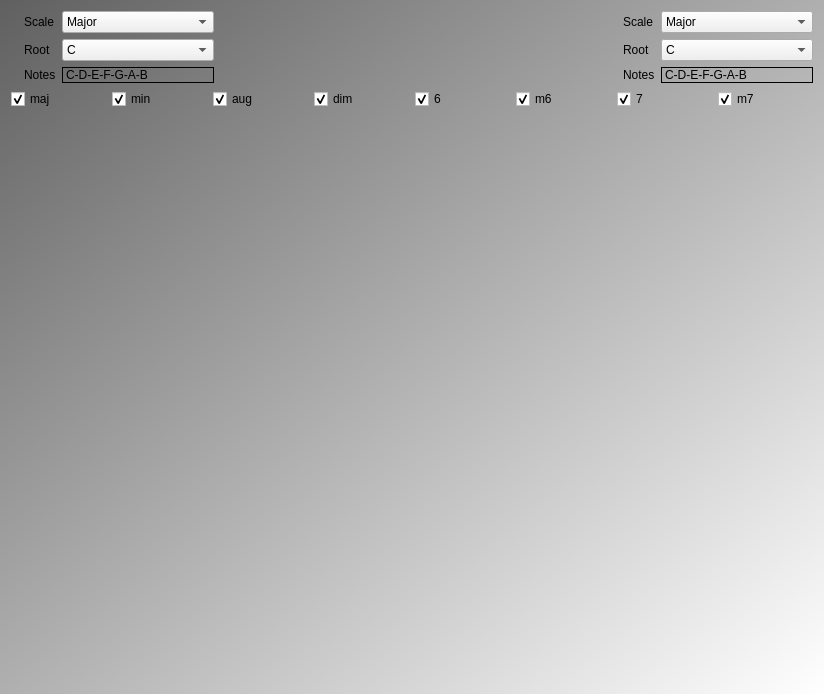
<?xml version="1.0" encoding="UTF-8"?>
<ui version="4.0">
 <class>QtMusicTheoryMultiScaleDialog</class>
 <widget class="QDialog" name="QtMusicTheoryMultiScaleDialog">
  <property name="geometry">
   <rect>
    <x>0</x>
    <y>0</y>
    <width>824</width>
    <height>694</height>
   </rect>
  </property>
  <property name="windowTitle">
   <string>MusicTheory</string>
  </property>
  <property name="windowIcon">
   <iconset resource="../../Games/GameBoenken/GameBoenken.qrc">
    <normaloff>:/images/R.png</normaloff>:/images/R.png</iconset>
  </property>
  <property name="styleSheet">
   <string notr="true">QDialog { 
background-color: qlineargradient(x1: 0, y1: 0, x2: 1, y2: 1, stop: 0  #606060, stop: 1 #ffffff);
}

QLabel { font: 28px,  &quot;Courier&quot; }
QComboBox { font: 20px,  &quot;Courier&quot; }
QCheckBox { font: 20px,  &quot;Courier&quot; }</string>
  </property>
  <layout class="QVBoxLayout" name="verticalLayout">
   <item>
    <layout class="QHBoxLayout" name="horizontalLayout_2">
     <item>
      <widget class="QLabel" name="label_1">
       <property name="text">
        <string/>
       </property>
       <property name="pixmap">
        <pixmap resource="../../Projects/RichelbilderbeekNl/qtrichelbilderbeekgalleryresources.qrc">:/images/PicRed.png</pixmap>
       </property>
      </widget>
     </item>
     <item>
      <layout class="QGridLayout" name="top_1">
       <item row="1" column="0">
        <widget class="QLabel" name="label_root_1">
         <property name="sizePolicy">
          <sizepolicy hsizetype="Maximum" vsizetype="Preferred">
           <horstretch>0</horstretch>
           <verstretch>0</verstretch>
          </sizepolicy>
         </property>
         <property name="text">
          <string>Root</string>
         </property>
        </widget>
       </item>
       <item row="2" column="1">
        <widget class="QLabel" name="notes_1">
         <property name="frameShape">
          <enum>QFrame::Box</enum>
         </property>
         <property name="text">
          <string>C-D-E-F-G-A-B</string>
         </property>
        </widget>
       </item>
       <item row="0" column="1">
        <widget class="QComboBox" name="scale_1">
         <item>
          <property name="text">
           <string>Major</string>
          </property>
         </item>
         <item>
          <property name="text">
           <string>Moll-Dur subdominant</string>
          </property>
         </item>
        </widget>
       </item>
       <item row="2" column="0">
        <widget class="QLabel" name="label_notes_1">
         <property name="sizePolicy">
          <sizepolicy hsizetype="Maximum" vsizetype="Preferred">
           <horstretch>0</horstretch>
           <verstretch>0</verstretch>
          </sizepolicy>
         </property>
         <property name="text">
          <string>Notes</string>
         </property>
        </widget>
       </item>
       <item row="0" column="0">
        <widget class="QLabel" name="label_scale_1">
         <property name="sizePolicy">
          <sizepolicy hsizetype="Maximum" vsizetype="Preferred">
           <horstretch>0</horstretch>
           <verstretch>0</verstretch>
          </sizepolicy>
         </property>
         <property name="text">
          <string>Scale</string>
         </property>
        </widget>
       </item>
       <item row="1" column="1">
        <widget class="QComboBox" name="root_1">
         <item>
          <property name="text">
           <string>C</string>
          </property>
         </item>
         <item>
          <property name="text">
           <string>C#</string>
          </property>
         </item>
         <item>
          <property name="text">
           <string>D</string>
          </property>
         </item>
         <item>
          <property name="text">
           <string>D#</string>
          </property>
         </item>
         <item>
          <property name="text">
           <string>E</string>
          </property>
         </item>
         <item>
          <property name="text">
           <string>F</string>
          </property>
         </item>
         <item>
          <property name="text">
           <string>F#</string>
          </property>
         </item>
         <item>
          <property name="text">
           <string>G</string>
          </property>
         </item>
         <item>
          <property name="text">
           <string>G#</string>
          </property>
         </item>
         <item>
          <property name="text">
           <string>A</string>
          </property>
         </item>
         <item>
          <property name="text">
           <string>A#</string>
          </property>
         </item>
         <item>
          <property name="text">
           <string>B</string>
          </property>
         </item>
        </widget>
       </item>
      </layout>
     </item>
     <item>
      <spacer name="horizontalSpacer">
       <property name="orientation">
        <enum>Qt::Horizontal</enum>
       </property>
       <property name="sizeHint" stdset="0">
        <size>
         <width>40</width>
         <height>20</height>
        </size>
       </property>
      </spacer>
     </item>
     <item>
      <widget class="QLabel" name="label_2">
       <property name="text">
        <string/>
       </property>
       <property name="pixmap">
        <pixmap resource="../../Projects/RichelbilderbeekNl/qtrichelbilderbeekgalleryresources.qrc">:/images/PicGreen.png</pixmap>
       </property>
      </widget>
     </item>
     <item>
      <layout class="QGridLayout" name="top_2">
       <item row="2" column="0">
        <widget class="QLabel" name="label_notes_2">
         <property name="sizePolicy">
          <sizepolicy hsizetype="Maximum" vsizetype="Preferred">
           <horstretch>0</horstretch>
           <verstretch>0</verstretch>
          </sizepolicy>
         </property>
         <property name="text">
          <string>Notes</string>
         </property>
        </widget>
       </item>
       <item row="1" column="0">
        <widget class="QLabel" name="label_root_2">
         <property name="sizePolicy">
          <sizepolicy hsizetype="Maximum" vsizetype="Preferred">
           <horstretch>0</horstretch>
           <verstretch>0</verstretch>
          </sizepolicy>
         </property>
         <property name="text">
          <string>Root</string>
         </property>
        </widget>
       </item>
       <item row="0" column="1">
        <widget class="QComboBox" name="scale_2">
         <item>
          <property name="text">
           <string>Major</string>
          </property>
         </item>
         <item>
          <property name="text">
           <string>Moll-Dur subdominant</string>
          </property>
         </item>
        </widget>
       </item>
       <item row="1" column="1">
        <widget class="QComboBox" name="root_2">
         <item>
          <property name="text">
           <string>C</string>
          </property>
         </item>
         <item>
          <property name="text">
           <string>C#</string>
          </property>
         </item>
         <item>
          <property name="text">
           <string>D</string>
          </property>
         </item>
         <item>
          <property name="text">
           <string>D#</string>
          </property>
         </item>
         <item>
          <property name="text">
           <string>E</string>
          </property>
         </item>
         <item>
          <property name="text">
           <string>F</string>
          </property>
         </item>
         <item>
          <property name="text">
           <string>F#</string>
          </property>
         </item>
         <item>
          <property name="text">
           <string>G</string>
          </property>
         </item>
         <item>
          <property name="text">
           <string>G#</string>
          </property>
         </item>
         <item>
          <property name="text">
           <string>A</string>
          </property>
         </item>
         <item>
          <property name="text">
           <string>A#</string>
          </property>
         </item>
         <item>
          <property name="text">
           <string>B</string>
          </property>
         </item>
        </widget>
       </item>
       <item row="0" column="0">
        <widget class="QLabel" name="label_scale_2">
         <property name="sizePolicy">
          <sizepolicy hsizetype="Maximum" vsizetype="Preferred">
           <horstretch>0</horstretch>
           <verstretch>0</verstretch>
          </sizepolicy>
         </property>
         <property name="text">
          <string>Scale</string>
         </property>
        </widget>
       </item>
       <item row="2" column="1">
        <widget class="QLabel" name="notes_2">
         <property name="frameShape">
          <enum>QFrame::Box</enum>
         </property>
         <property name="text">
          <string>C-D-E-F-G-A-B</string>
         </property>
        </widget>
       </item>
      </layout>
     </item>
    </layout>
   </item>
   <item>
    <layout class="QHBoxLayout" name="horizontalLayout">
     <item>
      <widget class="QCheckBox" name="display_major">
       <property name="text">
        <string>maj</string>
       </property>
       <property name="checked">
        <bool>true</bool>
       </property>
      </widget>
     </item>
     <item>
      <widget class="QCheckBox" name="display_minor">
       <property name="text">
        <string>min</string>
       </property>
       <property name="checked">
        <bool>true</bool>
       </property>
      </widget>
     </item>
     <item>
      <widget class="QCheckBox" name="display_aug">
       <property name="text">
        <string>aug</string>
       </property>
       <property name="checked">
        <bool>true</bool>
       </property>
      </widget>
     </item>
     <item>
      <widget class="QCheckBox" name="display_dim">
       <property name="text">
        <string>dim</string>
       </property>
       <property name="checked">
        <bool>true</bool>
       </property>
      </widget>
     </item>
     <item>
      <widget class="QCheckBox" name="display_6">
       <property name="text">
        <string>6</string>
       </property>
       <property name="checked">
        <bool>true</bool>
       </property>
      </widget>
     </item>
     <item>
      <widget class="QCheckBox" name="display_m6">
       <property name="text">
        <string>m6</string>
       </property>
       <property name="checked">
        <bool>true</bool>
       </property>
      </widget>
     </item>
     <item>
      <widget class="QCheckBox" name="display_7">
       <property name="text">
        <string>7</string>
       </property>
       <property name="checked">
        <bool>true</bool>
       </property>
      </widget>
     </item>
     <item>
      <widget class="QCheckBox" name="display_m7">
       <property name="text">
        <string>m7</string>
       </property>
       <property name="checked">
        <bool>true</bool>
       </property>
      </widget>
     </item>
    </layout>
   </item>
   <item>
    <widget class="ribi::QtMultiScaleChordRelationsWidget" name="widget" native="true">
     <property name="sizePolicy">
      <sizepolicy hsizetype="Preferred" vsizetype="MinimumExpanding">
       <horstretch>0</horstretch>
       <verstretch>0</verstretch>
      </sizepolicy>
     </property>
     <layout class="QVBoxLayout" name="verticalLayout_3"/>
    </widget>
   </item>
  </layout>
 </widget>
 <layoutdefault spacing="6" margin="11"/>
 <customwidgets>
  <customwidget>
   <class>ribi::QtMultiScaleChordRelationsWidget</class>
   <extends>QWidget</extends>
   <header>qtmultiscalechordrelationswidget.h</header>
   <container>1</container>
  </customwidget>
 </customwidgets>
 <resources>
  <include location="../../Games/GameBoenken/GameBoenken.qrc"/>
  <include location="../../Projects/RichelbilderbeekNl/qtrichelbilderbeekgalleryresources.qrc"/>
 </resources>
 <connections/>
</ui>
